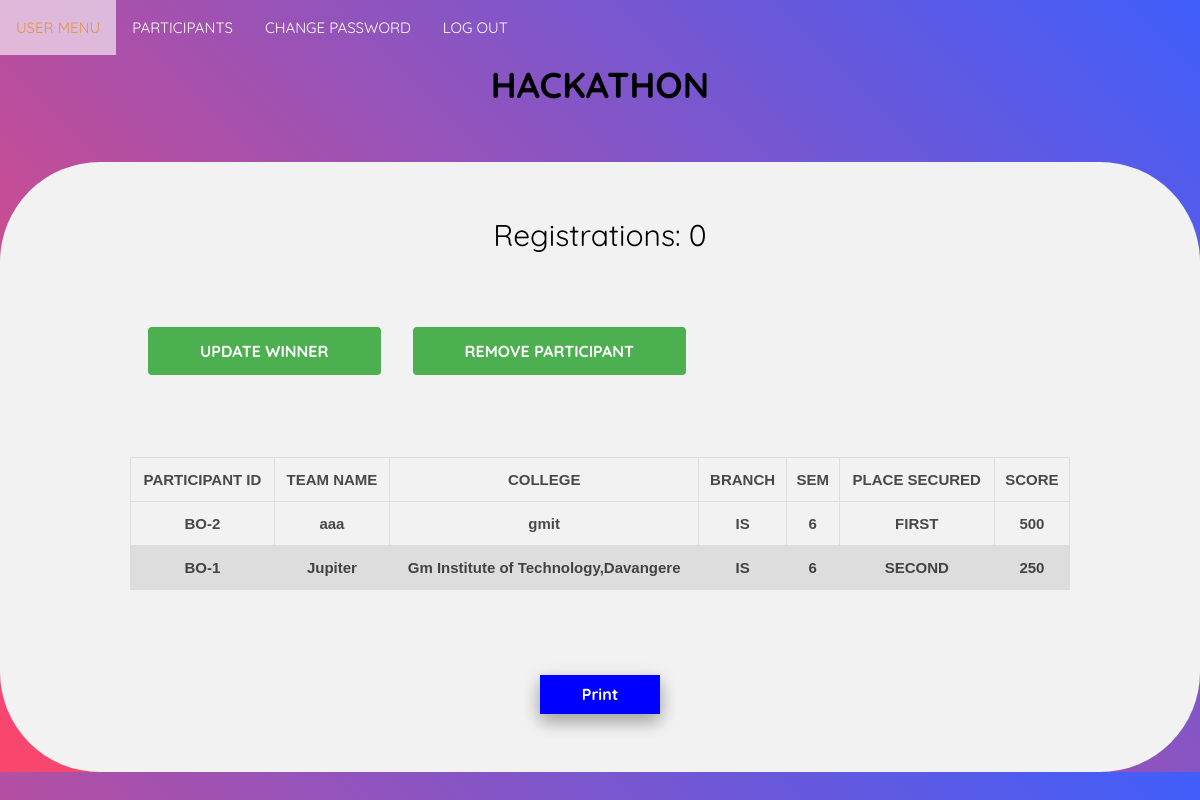
The page /part_stable.php (signed in) on the database its author committed.
### tables this page shows
CREATE TABLE `info` (
  `part_id` varchar(6) NOT NULL,
  `events` varchar(20) NOT NULL,
  `event_type` varchar(10) NOT NULL,
  `tname` varchar(20) NOT NULL,
  `name` varchar(30) NOT NULL,
  `usn` varchar(100) NOT NULL,
  `branch` varchar(6) NOT NULL,
  `sem` int(1) NOT NULL,
  `mobile` varchar(10) NOT NULL,
  `email` varchar(20) NOT NULL,
  `msg` varchar(100) NOT NULL,
  `tid` varchar(30) NOT NULL,
  `place` varchar(10) NOT NULL DEFAULT 'NONE',
  `score` int(5) NOT NULL
);

### part_stable.php (the view, shortened to what this page needs)
<?php
include("user_header.php");
?>
<html><head></head><br>
<center><h1 align="center"><?php echo $_SESSION['events']?></h1>
						<h2>Registrations: <?php
						        include("db_conection.php");
                                $view_data="select count(name) as total from info where events='".$_SESSION['events']."' ";
                                $run=mysqli_query($link,$view_data);
						         $data=mysqli_fetch_assoc($run);
								 $view=$data;
								 echo $view['total'];
								 ?></h2></center>
<br>
<ul>
			       <li><a href="update_stable.php"><input type="submit" class="button" value="UPDATE WINNER" ></a></li>
                           <li><a href="deletep.php"><input type="submit" class="button" value="REMOVE PARTICIPANT" ></a> </li></ul></form>
						<br><br>
	<section class="section" id="exampl">
	<table>
							    <thead>
								<tr>
								<th>PARTICIPANT ID</th>
								<th>TEAM NAME</th>
								<th>COLLEGE</th>
								<th>BRANCH</th>
								<th>SEM</th>
								<th>PLACE SECURED</TH>
								<th>SCORE</th>
								</tr>
								</thead>
						</div><tbody>
<?php
include("db_conection.php");
	   $view_data="select part_id,tname,usn,branch,sem,place,score from info where events='".$_SESSION['events']."' order by score desc";
        $run=mysqli_query($link,$view_data);
		 while($row=mysqli_fetch_array($run))
        {
			$part_id=$row[0];
            $name=$row[1];
            $usn=$row[2];
			$branch=$row[3];
            $sem=$row[4];
			$place=$row[5];
			$score=$row[6];
        ?>
							<tr>
								<th><?php echo $part_id;  ?></th>
								<td><?php echo $name;  ?></td>
								<td><?php echo $usn;  ?></td>
								<td><?php echo $branch;  ?></td>
								<td><?php echo $sem;  ?></td>
								<td><?php echo $place; ?></td>
								<td><?php echo $score;  ?></td>
							</tr>
        <?php } ?>
				</table></tbody></section><br><br>
<br>
<center>
<button class="button button1" OnClick="CallPrint(this.value)" align="center" >Print</button></center>
    <br><br>
</html>

### style.css (style rules this page uses)
body { font-family: "Quicksand", Arial, sans-serif; font-weight: 400; font-size: 15px; line-height: 1.8; color: rgba(0, 0, 0, 0.7); }
a { color: #FFC300; -webkit-transition: 0.5s; -o-transition: 0.5s; transition: 0.5s; }
h1, h2, h3, h4, h5, h6 { color: #000; font-family: "Quicksand", Arial, sans-serif; font-weight: 400; margin: 0 0 30px 0; }

### user_header.php (style rules this page uses)
.button { background-color: #4CAF50; border: none; color: red; padding: 15px 32px; text-align: center; text-decoration: none; display: inline-block; font-size: 16px; }
ul { list-style-type: none; margin: 0; padding: 0; overflow: hidden; background-color: #33; position: -webkit-sticky; position: sticky; top: 0; }
li { float: left; }
li a { display: block; color: white; text-align: center; padding: 14px 16px; text-decoration: none; }
input[type=submit] { width: 30%; background-color: #4CAF50; color: white; padding: 14px 20px; margin: 8px 10; border: none; border-radius: 4px ; cursor: pointer; }
body { background: linear-gradient(45deg, #FC466B, #3F5EFB); }

### part_stable.php (style rules this page uses)
table { font-family: arial, sans-serif; border-collapse: collapse; width: 100%; }
td, th { border: 1px solid #dddddd; text-align: center; padding: 8px; }
tr:nth-child(even) { background-color: #dddddd; }
input[type=submit] { width: 100%; background-color: #4CAF50; color: white; padding: 10px 50px; margin: 8px 10; border: none; border-radius: 4px ; cursor: pointer; }
.button { background-color: #0000FF; border: none; color: white; padding: 5px 42px; text-align: center; text-decoration: none; display: inline-block; font-size: 16px; margin: 4px 2px; cursor: pointer; -webkit-transition-duration: 0.4s; transition-duration: 0.4s; }
.button1 { box-shadow: 0 8px 16px 0 rgba(0,0,0,0.2), 0 6px 20px 0 rgba(0,0,0,0.19); }

### rows shown on the page
info: part_id "BO-2", tname "aaa", usn "gmit", branch "IS", sem "6", place "FIRST", score "500"
info: part_id "BO-1", tname "Jupiter", usn "Gm Institute of Technology,Davangere", branch "IS", sem "6", place "SECOND", score "250"

### other values the page prints
$view['total'] "0"
